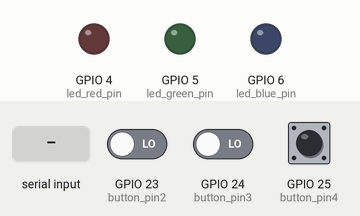
This program was run on a simulated Raspberry Pi (BCM pin numbers). Shown: output pins drawn as LEDs (lit = HIGH). The test bench sets the inputs (shaded band); at power-on: GPIO 23 (button_pin2) LOW, GPIO 24 (button_pin3) LOW, GPIO 25 (button_pin4) LOW. Random numbers come from a fixed seed; the clock reads 2024-03-15 10:24:30 at power-on unless the program sets it; what the program prints to the terminal is not drawn. At 9.1 s the program stops and its outputs stay as they are.

Above: at 1.2 s.
1.3 s: "1" typed at the terminal, then Enter
At 2.2 s:
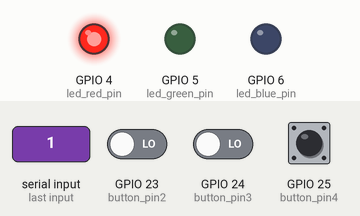
At 3.4 s:
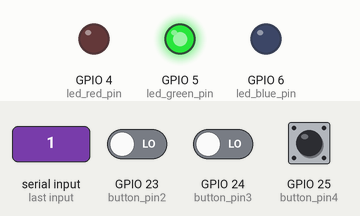
4.3 s: GPIO 23 (button_pin2) driven HIGH and GPIO 24 (button_pin3) driven HIGH
At 8.1 s:
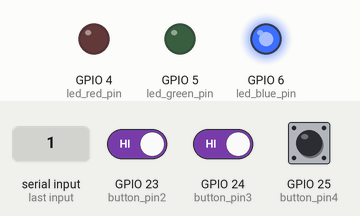
Timing chart, 0 to 10.6 s (numbered marks = the images above; inputs shaded):
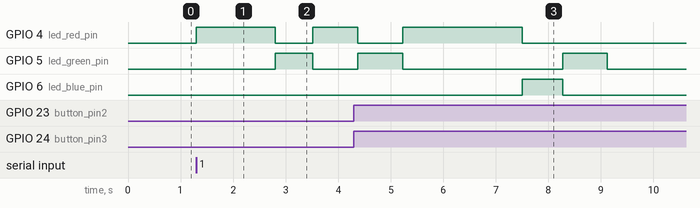

Measured:
- after the input at 1.3 s, GPIO 4 (led_red_pin): LOW → HIGH at once, → LOW 1.5 s later, → HIGH 0.72 s later; GPIO 5 (led_green_pin): LOW → HIGH after 1.5 s, → LOW 0.72 s later

The program:

SSKmission020103.py
```python
import RPi.GPIO as GPIO
import time
import random


##led 초기화
def all_off():
    GPIO.output(led_red_pin,False)
    GPIO.output(led_green_pin,False)
    GPIO.output(led_blue_pin,False)

# GPIO 핀 번호 설정
led_red_pin =4
led_green_pin=5
led_blue_pin=6
button_pin1 = 22
button_pin2 = 23
button_pin3 = 24
button_pin4 = 25


#핀모드 설정
#GPIO핀을 사용할때 BCM모드로 사용한다
#각 GPIO포트 456번을 출력으로 변경
GPIO.setmode(GPIO.BCM)
GPIO.setup(led_red_pin,GPIO.OUT)
GPIO.setup(led_green_pin,GPIO.OUT)
GPIO.setup(led_blue_pin,GPIO.OUT)
all_off()

#버튼 세팅
GPIO.setwarnings(False)
GPIO.setmode(GPIO.BCM)

GPIO.setup(button_pin1,GPIO.IN)
GPIO.setup(button_pin2,GPIO.IN)
GPIO.setup(button_pin3,GPIO.IN)
GPIO.setup(button_pin4,GPIO.IN)

# 패턴생성 인수만큼의
def generatePattern(level):
    ##[random.choices([led_red_pin,led_green_pin,led_blue_pin]) for i in range(level)]
    colors = [led_red_pin, led_green_pin, led_blue_pin]
    result = [random.choice(colors) for i in range(level)]
    return result


##메인 로직

print("===순발력 게임===")


#키를 입력받으면 시작함
print(" 빨강 = sw2, 초록 = sw3, 파랑 = sw4")
input(" 시작하려면 아무키나 입력하세요")


#패턴생성
pattern=generatePattern(10)


colors = [led_red_pin, led_green_pin, led_blue_pin]
total=0
for i in range(10):
    judgment = 0 # 판정1 : 버튼을 올바르게 눌렀는지
    judgment2 = 0 # 판정2 : 시간내에 버튼을 눌었는지 아닌지

    color = random.choice(colors)


    #0.5초에서 1초사이의 시간만큼 불이켜짐
    sleep_time=random.uniform(0.5, 1)
    GPIO.output(color,True)
    start_time = time.time()
    while True:                # 랜덤 시간 만큼 반복
        ret = GPIO.input(button_pin2)  # 빨강 - SW2
        if ret == 0:
            judgment2 = 1
            if color != led_red_pin:
                judgment = 1

        ret = GPIO.input(button_pin3)  # 초록 - SW3
        if ret == 0:
            judgment2 = 1
            if color != led_green_pin:
                judgment = 1

        ret = GPIO.input(button_pin4)  # 파랑 - SW4
        if ret == 0:
            judgment2 = 1
            if color != led_blue_pin:
                judgment = 1

        current_time = time.time()
        if current_time - start_time >= sleep_time: # 지정한 시간이 지나면 종료
            break

    if judgment == 1:     # 틀린 버튼을 누르는 경우
        print("bad")
    elif judgment2 == 0:  # 버튼을 시간내에 누르지 못한 경우
        print("miss")
    else:                 # 시간내에 올바른 버튼을 누른 경우
        total += 1
        print("perfect")

    GPIO.output(color, GPIO.LOW)


#GPIO포트 초기화
GPIO.cleanup()
```
